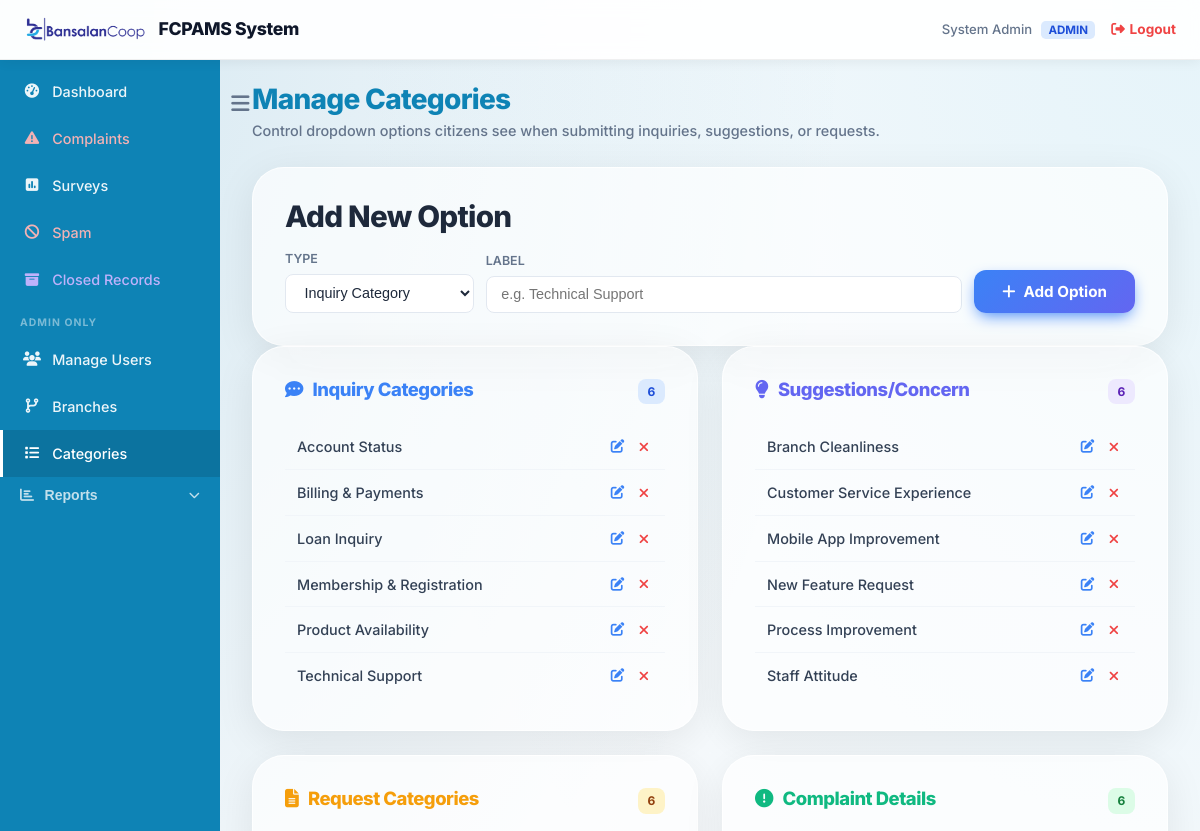
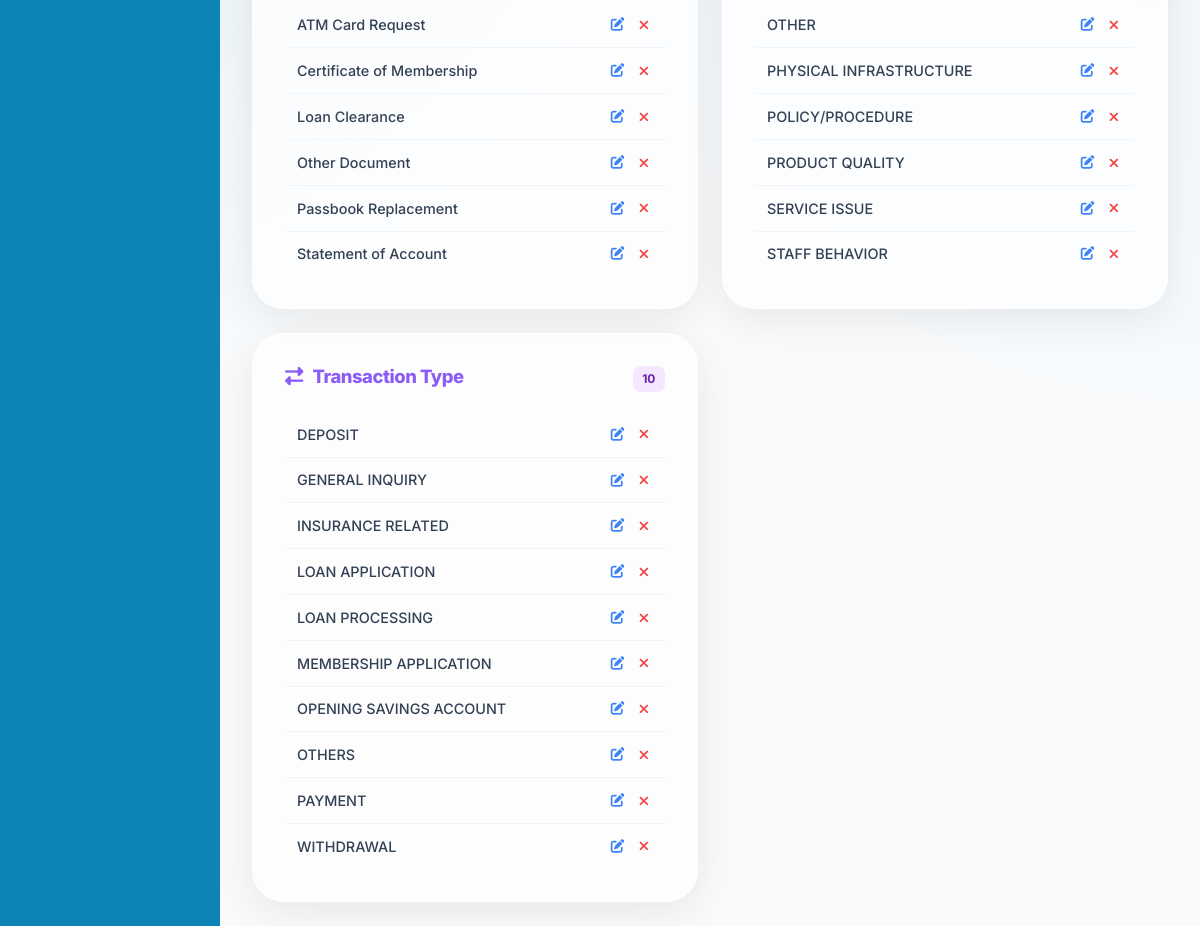
Screenshot of /admin/dropdowns.php (signed in) with the database file from the repository (2 pictures, top to bottom).
### tables this page shows
CREATE TABLE IF NOT EXISTS dropdown_options (
    id INT AUTO_INCREMENT PRIMARY KEY,
    type ENUM('INQUIRY', 'SUGGESTION', 'REQUEST', 'COMPLAINT_DETAIL', 'TRANSACTION_TYPE') NOT NULL,
    label VARCHAR(255) NOT NULL,
    created_at TIMESTAMP DEFAULT CURRENT_TIMESTAMP
);

### admin/dropdowns.php (the view, shortened to what this page needs)
<?php
require_once '../config/db.php';
$all_opts = $conn->query("SELECT * FROM dropdown_options ORDER BY type, label");
$inquiry_opts = $suggestion_opts = $request_opts = $complaint_opts = $transaction_opts = [];
while ($o = $all_opts->fetch_assoc()) {
    if ($o['type'] === 'INQUIRY')    $inquiry_opts[]    = $o;
    elseif ($o['type'] === 'SUGGESTION') $suggestion_opts[] = $o;
    elseif ($o['type'] === 'REQUEST')    $request_opts[]    = $o;
    elseif ($o['type'] === 'COMPLAINT_DETAIL') $complaint_opts[] = $o;
    elseif ($o['type'] === 'TRANSACTION_TYPE') $transaction_opts[] = $o;
}
include '../includes/admin_header.php';
include '../includes/admin_sidebar.php';
?>
<div class="fade-in">
    <div style="margin-bottom:1.5rem;">
        <h1 style="font-size:1.75rem;color:#0e83b5;margin-bottom:0.25rem;">Manage Categories</h1>
        <p style="color:#64748b;font-size:0.9rem;">Control dropdown options citizens see when submitting inquiries, suggestions, or requests.</p>
    </div>
    <div class="glass-card">
        <h3 style="margin-bottom:1rem;color:#1e293b;">Add New Option</h3>
        <form method="POST" style="display:flex;gap:0.75rem;align-items:flex-end;flex-wrap:wrap;">
            <div style="min-width:160px;">
                <label style="display:block;font-size:0.78rem;font-weight:600;color:#64748b;margin-bottom:0.3rem;text-transform:uppercase;">Type</label>
                <select name="type" style="padding:0.6rem 0.9rem;border:1px solid #e2e8f0;border-radius:0.5rem;font-size:0.9rem;background:white;color:#1e293b;" required>
                    <option value="INQUIRY">Inquiry Category</option>
                </select>
            </div>
            <div style="flex:1;min-width:200px;">
                <label style="display:block;font-size:0.78rem;font-weight:600;color:#64748b;margin-bottom:0.3rem;text-transform:uppercase;">Label</label>
                <input type="text" name="label" required placeholder="e.g. Technical Support" style="width:100%;padding:0.6rem 0.9rem;border:1px solid #e2e8f0;border-radius:0.5rem;font-size:0.9rem;">
            </div>
            <button type="submit" class="btn btn-primary" style="white-space:nowrap;">
                <i class="fas fa-plus"></i> Add Option
            </button>
        </form>
    </div>
    <div style="display:grid;grid-template-columns:repeat(auto-fit,minmax(320px,1fr));gap:1.5rem;">
        <div class="glass-card" style="margin-bottom:0;display:flex;flex-direction:column;">
            <div style="display:flex;justify-content:space-between;align-items:flex-start;margin-bottom:1.25rem;">
                <h3 style="color:#3b82f6;display:flex;align-items:center;gap:0.6rem;font-size:1.15rem;margin:0;">
                    <i class="fas fa-comment-dots"></i> Inquiry Categories
                </h3>
                <span style="background:#dbeafe;color:#1d4ed8;padding:0.2rem 0.6rem;border-radius:0.5rem;font-size:0.75rem;font-weight:700;white-space:nowrap;"><?php echo count($inquiry_opts); ?></span>
            </div>
            <?php if (empty($inquiry_opts)): ?>
                <p style="color:#94a3b8;font-size:0.85rem;">No options yet.</p>
            <?php else: ?>
            <ul class="opt-list">
                <?php foreach ($inquiry_opts as $o): ?>
                <li>
                    <span class="opt-label"><?php echo htmlspecialchars($o['label']); ?></span>
                    <div style="display:flex;gap:0.4rem;align-items:center;">
                        <button onclick="editOption(<?php echo $o['id']; ?>, '<?php echo addslashes($o['label']); ?>')" style="background:transparent;color:#3b82f6;border:none;cursor:pointer;font-size:0.85rem;padding:0.25rem;transition:transform 0.2s;" onmouseover="this.style.transform='scale(1.2)'" onmouseout="this.style.transform='scale(1)'" title="Edit">
                            <i class="fas fa-edit"></i>
                        </button>
                        <form method="POST" style="display:inline;" onsubmit="return confirm('Delete this option?');">
                            <button type="submit" style="background:transparent;color:#ef4444;border:none;cursor:pointer;font-size:0.85rem;padding:0.25rem;transition:transform 0.2s;" onmouseover="this.style.transform='scale(1.2)'" onmouseout="this.style.transform='scale(1)'" title="Delete">
                                <i class="fas fa-times"></i>
                            </button>
                        </form>
                    </div>
                </li>
                <?php endforeach; ?>
            </ul>
            <?php endif; ?>
        </div>
        <div class="glass-card" style="margin-bottom:0;display:flex;flex-direction:column;">
            <div style="display:flex;justify-content:space-between;align-items:flex-start;margin-bottom:1.25rem;">
                <h3 style="color:#6366f1;display:flex;align-items:center;gap:0.6rem;font-size:1.15rem;margin:0;">
                    <i class="fas fa-lightbulb"></i> Suggestions/Concern
                </h3>
                <span style="background:#ede9fe;color:#5b21b6;padding:0.2rem 0.6rem;border-radius:0.5rem;font-size:0.75rem;font-weight:700;white-space:nowrap;"><?php echo count($suggestion_opts); ?></span>
            </div>
            <?php if (empty($suggestion_opts)): ?>
                <p style="color:#94a3b8;font-size:0.85rem;">No options yet.</p>
            <?php else: ?>
            <ul class="opt-list">
                <?php foreach ($suggestion_opts as $o): ?>
                <li>
                    <span class="opt-label"><?php echo htmlspecialchars($o['label']); ?></span>
                    <div style="display:flex;gap:0.4rem;align-items:center;">
                        <button onclick="editOption(<?php echo $o['id']; ?>, '<?php echo addslashes($o['label']); ?>')" style="background:transparent;color:#3b82f6;border:none;cursor:pointer;font-size:0.85rem;padding:0.25rem;transition:transform 0.2s;" onmouseover="this.style.transform='scale(1.2)'" onmouseout="this.style.transform='scale(1)'" title="Edit">
                            <i class="fas fa-edit"></i>
                        </button>
                        <form method="POST" style="display:inline;" onsubmit="return confirm('Delete this option?');">
                            <button type="submit" style="background:transparent;color:#ef4444;border:none;cursor:pointer;font-size:0.85rem;padding:0.25rem;transition:transform 0.2s;" onmouseover="this.style.transform='scale(1.2)'" onmouseout="this.style.transform='scale(1)'" title="Delete">
                                <i class="fas fa-times"></i>
                            </button>
                        </form>
                    </div>
                </li>
                <?php endforeach; ?>
            </ul>
            <?php endif; ?>
        </div>
        <div class="glass-card" style="margin-bottom:0;display:flex;flex-direction:column;">
            <div style="display:flex;justify-content:space-between;align-items:flex-start;margin-bottom:1.25rem;">
                <h3 style="color:#f59e0b;display:flex;align-items:center;gap:0.6rem;font-size:1.15rem;margin:0;">
                    <i class="fas fa-file-alt"></i> Request Categories
                </h3>
                <span style="background:#fef3c7;color:#92400e;padding:0.2rem 0.6rem;border-radius:0.5rem;font-size:0.75rem;font-weight:700;white-space:nowrap;"><?php echo count($request_opts); ?></span>
            </div>
            <?php if (empty($request_opts)): ?>
                <p style="color:#94a3b8;font-size:0.85rem;">No options yet.</p>
            <?php else: ?>
            <ul class="opt-list">
                <?php foreach ($request_opts as $o): ?>
                <li>
                    <span class="opt-label"><?php echo htmlspecialchars($o['label']); ?></span>
                    <div style="display:flex;gap:0.4rem;align-items:center;">
                        <button onclick="editOption(<?php echo $o['id']; ?>, '<?php echo addslashes($o['label']); ?>')" style="background:transparent;color:#3b82f6;border:none;cursor:pointer;font-size:0.85rem;padding:0.25rem;transition:transform 0.2s;" onmouseover="this.style.transform='scale(1.2)'" onmouseout="this.style.transform='scale(1)'" title="Edit">
                            <i class="fas fa-edit"></i>
                        </button>
                        <form method="POST" style="display:inline;" onsubmit="return confirm('Delete this option?');">
                            <button type="submit" style="background:transparent;color:#ef4444;border:none;cursor:pointer;font-size:0.85rem;padding:0.25rem;transition:transform 0.2s;" onmouseover="this.style.transform='scale(1.2)'" onmouseout="this.style.transform='scale(1)'" title="Delete">
                                <i class="fas fa-times"></i>
                            </button>
                        </form>
                    </div>
                </li>
                <?php endforeach; ?>
            </ul>
            <?php endif; ?>
        </div>
        <div class="glass-card" style="margin-bottom:0;display:flex;flex-direction:column;">
            <div style="display:flex;justify-content:space-between;align-items:flex-start;margin-bottom:1.25rem;">
                <h3 style="color:#10b981;display:flex;align-items:center;gap:0.6rem;font-size:1.15rem;margin:0;">
                    <i class="fas fa-exclamation-circle"></i> Complaint Details
                </h3>
                <span style="background:#dcfce7;color:#15803d;padding:0.2rem 0.6rem;border-radius:0.5rem;font-size:0.75rem;font-weight:700;white-space:nowrap;"><?php echo count($complaint_opts); ?></span>
            </div>
            <?php if (empty($complaint_opts)): ?>
                <p style="color:#94a3b8;font-size:0.85rem;">No options yet.</p>
            <?php else: ?>
            <ul class="opt-list">
                <?php foreach ($complaint_opts as $o): ?>
                <li>
                    <span class="opt-label"><?php echo htmlspecialchars($o['label']); ?></span>
                    <div style="display:flex;gap:0.4rem;align-items:center;">
                        <button onclick="editOption(<?php echo $o['id']; ?>, '<?php echo addslashes($o['label']); ?>')" style="background:transparent;color:#3b82f6;border:none;cursor:pointer;font-size:0.85rem;padding:0.25rem;transition:transform 0.2s;" onmouseover="this.style.transform='scale(1.2)'" onmouseout="this.style.transform='scale(1)'" title="Edit">
                            <i class="fas fa-edit"></i>
                        </button>
                        <form method="POST" style="display:inline;" onsubmit="return confirm('Delete this option?');">
                            <button type="submit" style="background:transparent;color:#ef4444;border:none;cursor:pointer;font-size:0.85rem;padding:0.25rem;transition:transform 0.2s;" onmouseover="this.style.transform='scale(1.2)'" onmouseout="this.style.transform='scale(1)'" title="Delete">
                                <i class="fas fa-times"></i>
                            </button>
                        </form>
                    </div>
                </li>
                <?php endforeach; ?>
            </ul>
            <?php endif; ?>
        </div>
        <div class="glass-card" style="margin-bottom:0;display:flex;flex-direction:column;">
            <div style="display:flex;justify-content:space-between;align-items:flex-start;margin-bottom:1.25rem;">
                <h3 style="color:#8b5cf6;display:flex;align-items:center;gap:0.6rem;font-size:1.15rem;margin:0;">
                    <i class="fas fa-exchange-alt"></i> Transaction Type
                </h3>
                <span style="background:#f3e8ff;color:#6b21a8;padding:0.2rem 0.6rem;border-radius:0.5rem;font-size:0.75rem;font-weight:700;white-space:nowrap;"><?php echo count($transaction_opts); ?></span>
            </div>
            <?php if (empty($transaction_opts)): ?>
                <p style="color:#94a3b8;font-size:0.85rem;">No options yet.</p>
            <?php else: ?>
            <ul class="opt-list">
                <?php foreach ($transaction_opts as $o): ?>
                <li>
                    <span class="opt-label"><?php echo htmlspecialchars($o['label']); ?></span>
                    <div style="display:flex;gap:0.4rem;align-items:center;">
                        <button onclick="editOption(<?php echo $o['id']; ?>, '<?php echo addslashes($o['label']); ?>')" style="background:transparent;color:#3b82f6;border:none;cursor:pointer;font-size:0.85rem;padding:0.25rem;transition:transform 0.2s;" onmouseover="this.style.transform='scale(1.2)'" onmouseout="this.style.transform='scale(1)'" title="Edit">
                            <i class="fas fa-edit"></i>
                        </button>
                        <form method="POST" style="display:inline;" onsubmit="return confirm('Delete this option?');">
                            <button type="submit" style="background:transparent;color:#ef4444;border:none;cursor:pointer;font-size:0.85rem;padding:0.25rem;transition:transform 0.2s;" onmouseover="this.style.transform='scale(1.2)'" onmouseout="this.style.transform='scale(1)'" title="Delete">
                                <i class="fas fa-times"></i>
                            </button>
                        </form>
                    </div>
                </li>
                <?php endforeach; ?>
            </ul>
            <?php endif; ?>
        </div>
    </div>
</div>
<?php include '../includes/admin_footer.php'; ?>

### assets/css/main.css (style rules this page uses)
:root { --primary: #3b82f6; --primary-hover: #2563eb; --secondary: #6366f1; --secondary-hover: #4f46e5; --accent: #f43f5e; --bg-color: #f8fafc; --surface-color: #ffffff; --text-primary: #0f172a; --text-secondary: #334155; --border-color: #e2e8f0; --success: #10b981; --error: #ef4444; --font-family: 'Inter', system-ui, -apple-system, sans-serif; --glass-bg: rgba(255, 255, 255, 0.65); --glass-border: rgba(255, 255, 255, 0.8); --glass-shadow: 0 10px 40px 0 rgba(0, 0, 0, 0.08); }
* { box-sizing: border-box; margin: 0; padding: 0; }
h1, h2, h3, h4, h5, h6 { font-weight: 800; line-height: 1.1; letter-spacing: -0.025em; margin-bottom: 1.25rem; color: #1e293b; }
h1 { font-size: 3.2rem; }
h3 { font-size: 1.85rem; }
p { margin-bottom: 1.25rem; color: var(--text-secondary); line-height: 1.7; font-weight: 500; }
.glass-card { background: var(--glass-bg); backdrop-filter: blur(24px) saturate(200%); -webkit-backdrop-filter: blur(24px) saturate(200%); border: 1px solid var(--glass-border); box-shadow: var(--glass-shadow); border-radius: 2rem; padding: 2rem; transition: all 0.4s cubic-bezier(0.4, 0, 0.2, 1); }
.btn { display: inline-flex; align-items: center; justify-content: center; padding: 0.75rem 1.75rem; font-family: var(--font-family); font-size: 0.95rem; font-weight: 700; border-radius: 0.75rem; cursor: pointer; transition: all 0.3s cubic-bezier(0.4, 0, 0.2, 1); gap: 0.5rem; border: none; text-decoration: none; }
.btn-primary { background: linear-gradient(135deg, var(--primary), var(--secondary)); color: white; border: none; box-shadow: 0 6px 16px -4px var(--primary); }
.animate-fade-in, .fade-in { animation: fadeInUp 0.6s cubic-bezier(0.2, 0.8, 0.2, 1) forwards; }
body { font-family: var(--font-family); background: url('../../images/bcbldg.jpg') no-repeat center center fixed; background-size: cover; color: var(--text-primary); line-height: 1.6; min-height: 100vh; display: flex; flex-direction: column; }

### admin/dropdowns.php (style rules this page uses)
.opt-list { list-style:none; padding:0; margin:0; flex:1; }
.opt-list li { display:flex; justify-content:space-between; align-items:center; padding:0.6rem 0.75rem; border-bottom:1px solid #f1f5f9; transition:background 0.2s; }
.opt-list li:last-child { border-bottom:none; }
.opt-label { font-size:0.9rem; color:#334155; font-weight:500; }

### rows the page displays
dropdown_options: label "Account Status"
dropdown_options: label "Billing & Payments"
dropdown_options: label "Loan Inquiry"
dropdown_options: label "Membership & Registration"
dropdown_options: label "Product Availability"
dropdown_options: label "Technical Support"
dropdown_options: label "Branch Cleanliness"
dropdown_options: label "Customer Service Experience"
dropdown_options: label "Mobile App Improvement"
dropdown_options: label "New Feature Request"
dropdown_options: label "Process Improvement"
dropdown_options: label "Staff Attitude"
dropdown_options: label "ATM Card Request"
dropdown_options: label "Certificate of Membership"
dropdown_options: label "Loan Clearance"
dropdown_options: label "Other Document"
dropdown_options: label "Passbook Replacement"
dropdown_options: label "Statement of Account"
dropdown_options: label "OTHER"
dropdown_options: label "PHYSICAL INFRASTRUCTURE"
dropdown_options: label "POLICY/PROCEDURE"
dropdown_options: label "PRODUCT QUALITY"
dropdown_options: label "SERVICE ISSUE"
dropdown_options: label "STAFF BEHAVIOR"
dropdown_options: label "DEPOSIT"
dropdown_options: label "GENERAL INQUIRY"
dropdown_options: label "INSURANCE RELATED"
dropdown_options: label "LOAN APPLICATION"
dropdown_options: label "LOAN PROCESSING"
dropdown_options: label "MEMBERSHIP APPLICATION"
dropdown_options: label "OPENING SAVINGS ACCOUNT"
dropdown_options: label "OTHERS"
dropdown_options: label "PAYMENT"
dropdown_options: label "WITHDRAWAL"

### other values shown
$_SESSION['name'] "System Admin"
$_SESSION['role'] "ADMIN"
count($inquiry_opts) "6"
count($suggestion_opts) "6"
count($request_opts) "6"
count($complaint_opts) "6"
count($transaction_opts) "10"
